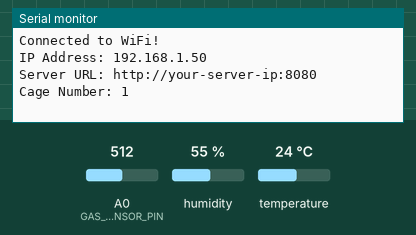
This sketch was run on a simulated ESP8266 (NodeMCU). On the bench: the last lines printed to the serial monitor. The test bench sets the inputs (shaded band); at power-on: humidity 55 %, A0 (GAS_SENSOR_PIN) = 512, temperature 24 °C. WiFi joins after 1.5 s; servers stay silent unless stated; uploads are accepted with an empty reply.

Above: at 2.7 s.
2.8 s: humidity set to 22 %
At 4.4 s:
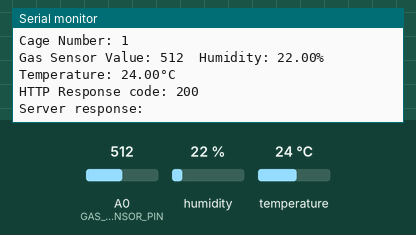
6.0 s: A0 (GAS_SENSOR_PIN) set to 716
At 8.09 s:
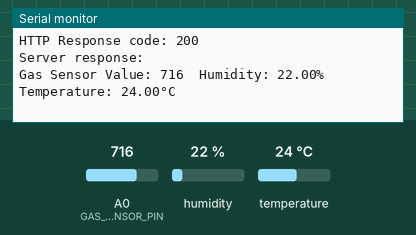
9.2 s: temperature set to 12 °C
At 11.3 s:
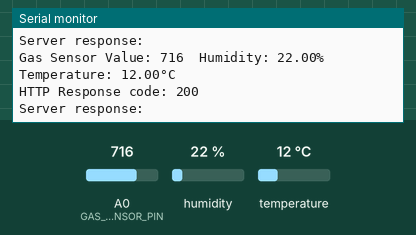
12.4 s: A0 (GAS_SENSOR_PIN) set to 900
At 15.1 s:
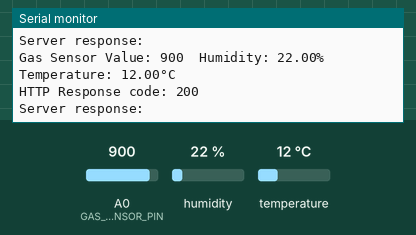
15.6 s: humidity set to 40 %
At 18.2 s:
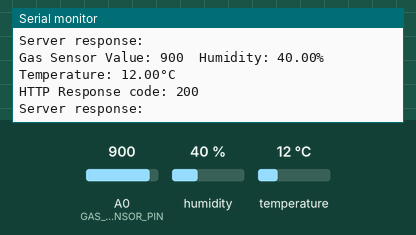
Timing chart, 0 to 19.7 s (numbered marks = the images above; inputs shaded):
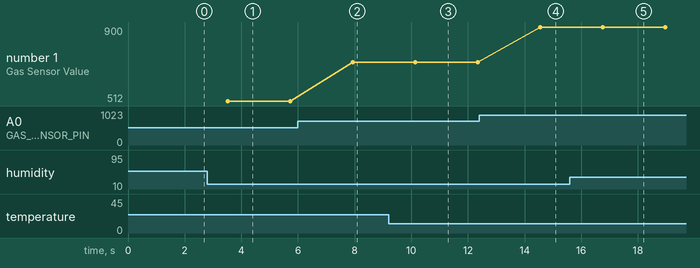

Measured:
- after the input at 2.8 s, the serial monitor: prints a new line after 0.72 s (image 1)
- after the input at 6.0 s, the serial monitor: prints a new line after 1.9 s (image 2)
- after the input at 9.2 s, the serial monitor: prints a new line after 0.94 s (image 3)
- after the input at 12.4 s, the serial monitor: prints a new line after 2.2 s (image 4)
- after the input at 15.6 s, the serial monitor: prints a new line after 1.2 s (image 5)
- plotted number 1: 512 → 716 after the input at 6.0 s, 716 → 900 after the input at 12.4 s

The sketch:

sketch_jun5a.ino
```cpp
#include <ESP8266WiFi.h>
#include <WiFiManager.h>          // https://github.com/tzapu/WiFiManager
#include <ESP8266HTTPClient.h>
#include <DHT.h>

#define DHTPIN D7
#define DHTTYPE DHT22
#define GAS_SENSOR_PIN A0

DHT dht(DHTPIN, DHTTYPE);

// WiFiManager parameters
WiFiManager wifiManager;
char serverUrl[40] = "http://your-server-ip:8080"; // Default server URL
char cageNum[5] = "1"; // Default cage number (as string)

void setup() {
  Serial.begin(115200);
  delay(10);

  // Initialize DHT sensor
  dht.begin();

  // WiFiManager setup with custom parameters
  WiFiManagerParameter custom_server("server", "Server URL", serverUrl, 40);
  WiFiManagerParameter custom_cage("cage", "Cage Number (1-99)", cageNum, 3);

  wifiManager.addParameter(&custom_server);
  wifiManager.addParameter(&custom_cage);

  // Uncomment to reset settings - for testing
  // wifiManager.resetSettings();

  // Set config portal timeout
  wifiManager.setConfigPortalTimeout(180);

  // Start configuration portal
  if (!wifiManager.startConfigPortal("Chickmate Test 0", "capstone2025")) {
    Serial.println("Failed to connect and hit timeout");
    delay(3000);
    ESP.restart();
  }

  // If you get here, you're connected to WiFi
  Serial.println("Connected to WiFi!");
  Serial.print("IP Address: ");
  Serial.println(WiFi.localIP());

  // Read updated parameters
  strncpy(serverUrl, custom_server.getValue(), sizeof(serverUrl));
  strncpy(cageNum, custom_cage.getValue(), sizeof(cageNum));

  Serial.print("Server URL: ");
  Serial.println(serverUrl);
  Serial.print("Cage Number: ");
  Serial.println(cageNum);

}

void loop() {
  delay(2000); // Delay between measurements

  float humidity = dht.readHumidity();
  float temperature = dht.readTemperature();
  int gasValue = analogRead(GAS_SENSOR_PIN);

  if (isnan(gasValue)) {
    Serial.println("Failed to read from gas sensor!");
    return;
  }

  if (isnan(humidity) || isnan(temperature)) {
    Serial.println("Failed to read from DHT sensor!");
    return;
  }

  Serial.print("Gas Sensor Value: ");
  Serial.print(gasValue);
  Serial.print("\t");
  Serial.print("Humidity: ");
  Serial.print(humidity);
  Serial.print("%\t");
  Serial.print("Temperature: ");
  Serial.print(temperature);
  Serial.println("°C");

  // Send data to server
  sendToServer(temperature, humidity, gasValue);
}

void sendToServer(float temperature, float humidity, int gasValue) {
  if (WiFi.status() != WL_CONNECTED) {
    Serial.println("WiFi not connected!");
    return;
  }

  HTTPClient http;
  WiFiClient client;

  String url = String(serverUrl) + "/api/dht22-data";
  http.begin(client, url);
  http.addHeader("Content-Type", "application/json");

  // Create JSON payload with configured cage number
  String payload = "{\"temperature\":" + String(temperature) +
                  ",\"humidity\":" + String(humidity) +
                  ",\"cage_num\":" + String(cageNum) +
                  ",\"gas_value\":" + String(gasValue) + "}";

  // Send HTTP POST request
  int httpResponseCode = http.POST(payload);

  if (httpResponseCode > 0) {
    String response = http.getString();
    Serial.print("HTTP Response code: ");
    Serial.println(httpResponseCode);
    Serial.print("Server response: ");
    Serial.println(response);
  } else {
    Serial.print("Error code: ");
    Serial.println(httpResponseCode);
    Serial.println("Connection to server failed");

    // Print the URL that failed for debugging
    Serial.print("Attempted URL: ");
    Serial.println(url);
  }

  http.end();
}
```
